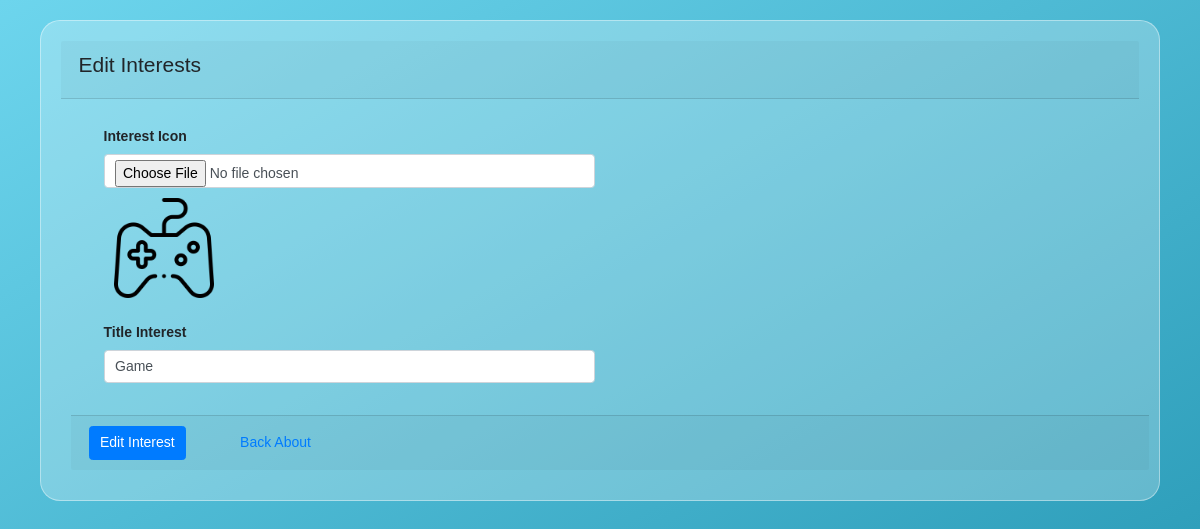
Page /include/editinterest.php?id=11 (signed in) on the committed database.
### tables this page shows
CREATE TABLE `interests` (
  `id` int(11) NOT NULL,
  `icon_interest` text NOT NULL,
  `title_interest` varchar(15) NOT NULL
);

### include/editinterest.php (the view, shortened to what this page needs)
<?php
    include '../include/db.php';
    $data = mysqli_query($db, "SELECT * FROM interests WHERE id = '".$_GET['id']."'");
    $r = mysqli_fetch_array($data);
    $title_interest = $r['title_interest'];
    $icon_interest = $r['icon_interest'];
?>
<!DOCTYPE html>
<html lang="en">
<head>
    <link rel="stylesheet" href="https://maxcdn.bootstrapcdn.com/bootstrap/4.5.2/css/bootstrap.min.css">
    <link rel="stylesheet" href="../admin/assets/css/styleedit.css">
</head>
<body style="margin: 20px;">
    <div class="cards">
        <div class="row">
            <div class="col">
                <div class="card-header">
                    <h4 class="card-title">Edit Interests</h4>
                </div>
                <form role="form" method="post" enctype="multipart/form-data">
                    <div class="card-body">
                        <div class="form-group col-6">
                            <label style="font-weight: 700;">Interest Icon</label>
                            <input type="file" class="form-control" name="icon_interest">
                            <img src="../assets/img/interest/<?php echo $icon_interest?>"
                                style="width: 100px; height: 100px; margin:10px">
                        </div>
                        <div class="form-group col-6">
                            <label style="font-weight: 700;">Title Interest</label>
                            <input type="text" class="form-control" value="<?php echo $title_interest?>"
                                name="title_interest">
                        </div>
                    </div>
                    <div class="card-footer">
                        <button type="submit" name="kirim" value="update" class="btn btn-primary">Edit Interest</button>
                        <a href="../admin/index.php?aboutsetting=true" style="margin-left: 50px;">Back About</a>
                    </div>
                </form>
            </div>
        </div>
    </div>
</body>
</html>

### admin/assets/css/styleedit.css (style rules this page uses)
:root { --light-blue: #2193b0; --cool-white: #6dd5ed; --white-alpha-40: rgba(255, 255, 255, 0.40); --white-alpha-25: rgba(255, 255, 255, 0.25); --backdrop-filter-blur: blur(5px); }
* { padding: 0; margin: 0; font-family: sans-serif; font-size: 14px; text-decoration: none; list-style: none; }
body { background-attachment: fixed; height: -webkit-fit-content; height: -moz-fit-content; height: fit-content; background-image: linear-gradient(-30deg, var(--light-blue), var(--cool-white)); }
.cards { padding: 0; margin: 0; display: flex; flex-wrap: wrap; width: 100%; justify-content: center; }
.cards .row { width: 100%; justify-content: space-between; display: flex; flex-wrap: wrap; }
.cards .row .col { background-color: var(--white-alpha-25); border: 1px solid var(--white-alpha-40); width: 100%; height: -webkit-fit-content; height: -moz-fit-content; height: fit-content; margin: 0 20px; border-radius: 20px; padding: 20px; }
.cards .row .col form { margin: 10px; width: 100%; }

### rows in the picture
interests: icon_interest (picture), title_interest "Game"
